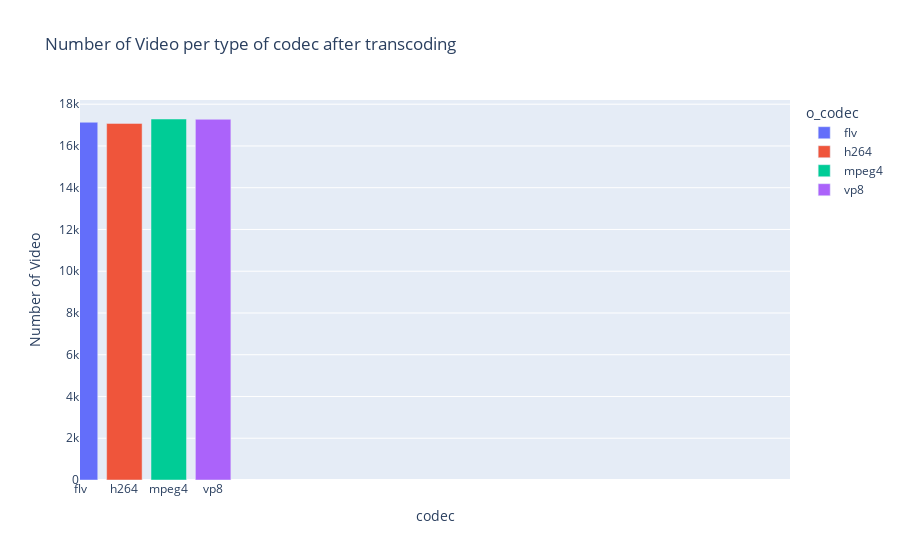

The notebook cell saved with this chart:
### Code cell
df_categorie=pd.DataFrame(df_transcoding_mesurment,columns=['o_codec'])
temp=df_transcoding_mesurment.groupby('o_codec').size()

fig=px.bar(temp,
           x=temp.index,
           y=temp, 
           range_x = [0,16],color=temp.index,
           title="Number of Video per type of codec after transcoding")

fig.update_layout(xaxis_title="codec", yaxis_title="Number of Video", 
                      yaxis_categoryorder = 'total ascending',
                      uniformtext_minsize=20, uniformtext_mode='hide')

fig.show()

### Figure 1 — Plotly figure (JSON) as saved in the notebook; plotly's stock layout.template omitted (floating-point values rounded to 4 significant figures)
{"data": [{"alignmentgroup": "True", "hovertemplate": "o_codec=%{x}<br>y=%{y}<extra></extra>", "legendgroup": "flv", "marker": {"color": "#636efa", "pattern": {"shape": ""}}, "name": "flv", "offsetgroup": "flv", "orientation": "v", "showlegend": true, "textposition": "auto", "type": "bar", "x": ["flv"], "xaxis": "x", "y": [17135], "yaxis": "y"}, {"alignmentgroup": "True", "hovertemplate": "o_codec=%{x}<br>y=%{y}<extra></extra>", "legendgroup": "h264", "marker": {"color": "#EF553B", "pattern": {"shape": ""}}, "name": "h264", "offsetgroup": "h264", "orientation": "v", "showlegend": true, "textposition": "auto", "type": "bar", "x": ["h264"], "xaxis": "x", "y": [17081], "yaxis": "y"}, {"alignmentgroup": "True", "hovertemplate": "o_codec=%{x}<br>y=%{y}<extra></extra>", "legendgroup": "mpeg4", "marker": {"color": "#00cc96", "pattern": {"shape": ""}}, "name": "mpeg4", "offsetgroup": "mpeg4", "orientation": "v", "showlegend": true, "textposition": "auto", "type": "bar", "x": ["mpeg4"], "xaxis": "x", "y": [17291], "yaxis": "y"}, {"alignmentgroup": "True", "hovertemplate": "o_codec=%{x}<br>y=%{y}<extra></extra>", "legendgroup": "vp8", "marker": {"color": "#ab63fa", "pattern": {"shape": ""}}, "name": "vp8", "offsetgroup": "vp8", "orientation": "v", "showlegend": true, "textposition": "auto", "type": "bar", "x": ["vp8"], "xaxis": "x", "y": [17277], "yaxis": "y"}], "layout": {"barmode": "relative", "legend": {"title": {"text": "o_codec"}, "tracegroupgap": 0}, "title": {"text": "Number of Video per type of codec after transcoding"}, "uniformtext": {"minsize": 20, "mode": "hide"}, "xaxis": {"anchor": "y", "categoryarray": ["flv", "h264", "mpeg4", "vp8"], "categoryorder": "array", "domain": [0, 1], "range": [0, 16], "title": {"text": "codec"}}, "yaxis": {"anchor": "x", "categoryorder": "total ascending", "domain": [0, 1], "title": {"text": "Number of Video"}}}}
